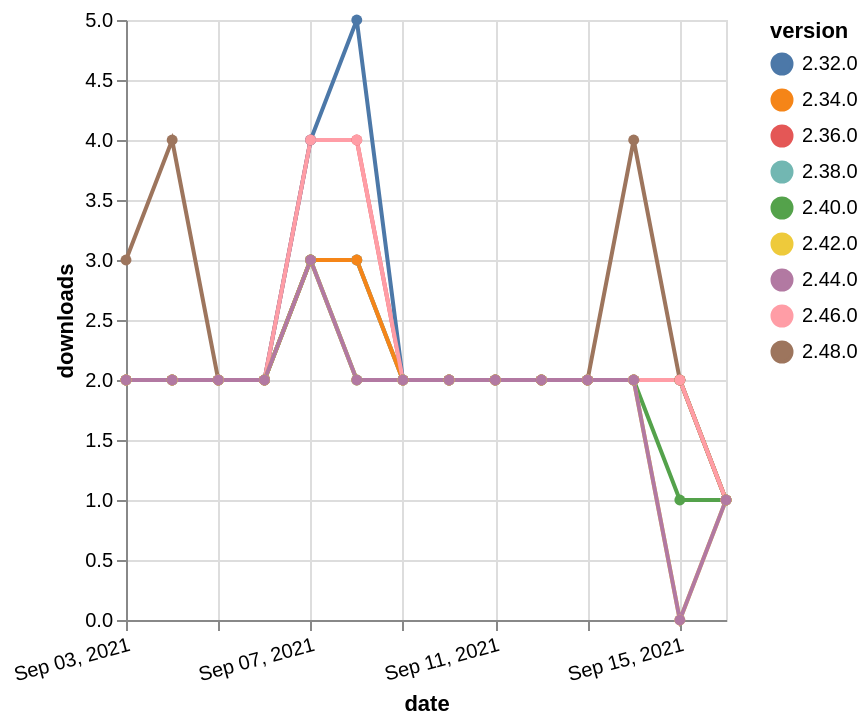

Express this chart as Vega-Lite.
### Vega-Lite specification from a JSON file in a GitHub repository (floating-point values rounded to 4 significant figures)
{"$schema": "https://vega.github.io/schema/vega-lite/v5.json", "description": "A simple bar chart with embedded data.", "data": {"values": [{"date": "2021-09-03", "total": 2684, "delta": 2, "version": "2.36.0"}, {"date": "2021-09-04", "total": 2686, "delta": 2, "version": "2.36.0"}, {"date": "2021-09-05", "total": 2688, "delta": 2, "version": "2.36.0"}, {"date": "2021-09-06", "total": 2690, "delta": 2, "version": "2.36.0"}, {"date": "2021-09-07", "total": 2694, "delta": 4, "version": "2.36.0"}, {"date": "2021-09-08", "total": 2698, "delta": 4, "version": "2.36.0"}, {"date": "2021-09-09", "total": 2700, "delta": 2, "version": "2.36.0"}, {"date": "2021-09-10", "total": 2702, "delta": 2, "version": "2.36.0"}, {"date": "2021-09-11", "total": 2704, "delta": 2, "version": "2.36.0"}, {"date": "2021-09-12", "total": 2706, "delta": 2, "version": "2.36.0"}, {"date": "2021-09-13", "total": 2708, "delta": 2, "version": "2.36.0"}, {"date": "2021-09-14", "total": 2710, "delta": 2, "version": "2.36.0"}, {"date": "2021-09-15", "total": 2712, "delta": 2, "version": "2.36.0"}, {"date": "2021-09-16", "total": 2713, "delta": 1, "version": "2.36.0"}, {"date": "2021-09-03", "total": 245, "delta": 3, "version": "2.48.0"}, {"date": "2021-09-04", "total": 249, "delta": 4, "version": "2.48.0"}, {"date": "2021-09-05", "total": 251, "delta": 2, "version": "2.48.0"}, {"date": "2021-09-06", "total": 253, "delta": 2, "version": "2.48.0"}, {"date": "2021-09-07", "total": 256, "delta": 3, "version": "2.48.0"}, {"date": "2021-09-08", "total": 259, "delta": 3, "version": "2.48.0"}, {"date": "2021-09-09", "total": 261, "delta": 2, "version": "2.48.0"}, {"date": "2021-09-10", "total": 263, "delta": 2, "version": "2.48.0"}, {"date": "2021-09-11", "total": 265, "delta": 2, "version": "2.48.0"}, {"date": "2021-09-12", "total": 267, "delta": 2, "version": "2.48.0"}, {"date": "2021-09-13", "total": 269, "delta": 2, "version": "2.48.0"}, {"date": "2021-09-14", "total": 273, "delta": 4, "version": "2.48.0"}, {"date": "2021-09-15", "total": 275, "delta": 2, "version": "2.48.0"}, {"date": "2021-09-16", "total": 276, "delta": 1, "version": "2.48.0"}, {"date": "2021-09-03", "total": 3386, "delta": 2, "version": "2.32.0"}, {"date": "2021-09-04", "total": 3388, "delta": 2, "version": "2.32.0"}, {"date": "2021-09-05", "total": 3390, "delta": 2, "version": "2.32.0"}, {"date": "2021-09-06", "total": 3392, "delta": 2, "version": "2.32.0"}, {"date": "2021-09-07", "total": 3396, "delta": 4, "version": "2.32.0"}, {"date": "2021-09-08", "total": 3401, "delta": 5, "version": "2.32.0"}, {"date": "2021-09-09", "total": 3403, "delta": 2, "version": "2.32.0"}, {"date": "2021-09-10", "total": 3405, "delta": 2, "version": "2.32.0"}, {"date": "2021-09-11", "total": 3407, "delta": 2, "version": "2.32.0"}, {"date": "2021-09-12", "total": 3409, "delta": 2, "version": "2.32.0"}, {"date": "2021-09-13", "total": 3411, "delta": 2, "version": "2.32.0"}, {"date": "2021-09-14", "total": 3413, "delta": 2, "version": "2.32.0"}, {"date": "2021-09-15", "total": 3415, "delta": 2, "version": "2.32.0"}, {"date": "2021-09-16", "total": 3416, "delta": 1, "version": "2.32.0"}, {"date": "2021-09-03", "total": 2091, "delta": 2, "version": "2.38.0"}, {"date": "2021-09-04", "total": 2093, "delta": 2, "version": "2.38.0"}, {"date": "2021-09-05", "total": 2095, "delta": 2, "version": "2.38.0"}, {"date": "2021-09-06", "total": 2097, "delta": 2, "version": "2.38.0"}, {"date": "2021-09-07", "total": 2100, "delta": 3, "version": "2.38.0"}, {"date": "2021-09-08", "total": 2103, "delta": 3, "version": "2.38.0"}, {"date": "2021-09-09", "total": 2105, "delta": 2, "version": "2.38.0"}, {"date": "2021-09-10", "total": 2107, "delta": 2, "version": "2.38.0"}, {"date": "2021-09-11", "total": 2109, "delta": 2, "version": "2.38.0"}, {"date": "2021-09-12", "total": 2111, "delta": 2, "version": "2.38.0"}, {"date": "2021-09-13", "total": 2113, "delta": 2, "version": "2.38.0"}, {"date": "2021-09-14", "total": 2115, "delta": 2, "version": "2.38.0"}, {"date": "2021-09-15", "total": 2117, "delta": 2, "version": "2.38.0"}, {"date": "2021-09-16", "total": 2118, "delta": 1, "version": "2.38.0"}, {"date": "2021-09-03", "total": 2748, "delta": 2, "version": "2.34.0"}, {"date": "2021-09-04", "total": 2750, "delta": 2, "version": "2.34.0"}, {"date": "2021-09-05", "total": 2752, "delta": 2, "version": "2.34.0"}, {"date": "2021-09-06", "total": 2754, "delta": 2, "version": "2.34.0"}, {"date": "2021-09-07", "total": 2757, "delta": 3, "version": "2.34.0"}, {"date": "2021-09-08", "total": 2760, "delta": 3, "version": "2.34.0"}, {"date": "2021-09-09", "total": 2762, "delta": 2, "version": "2.34.0"}, {"date": "2021-09-10", "total": 2764, "delta": 2, "version": "2.34.0"}, {"date": "2021-09-11", "total": 2766, "delta": 2, "version": "2.34.0"}, {"date": "2021-09-12", "total": 2768, "delta": 2, "version": "2.34.0"}, {"date": "2021-09-13", "total": 2770, "delta": 2, "version": "2.34.0"}, {"date": "2021-09-14", "total": 2772, "delta": 2, "version": "2.34.0"}, {"date": "2021-09-15", "total": 2774, "delta": 2, "version": "2.34.0"}, {"date": "2021-09-16", "total": 2775, "delta": 1, "version": "2.34.0"}, {"date": "2021-09-03", "total": 1672, "delta": 2, "version": "2.40.0"}, {"date": "2021-09-04", "total": 1674, "delta": 2, "version": "2.40.0"}, {"date": "2021-09-05", "total": 1676, "delta": 2, "version": "2.40.0"}, {"date": "2021-09-06", "total": 1678, "delta": 2, "version": "2.40.0"}, {"date": "2021-09-07", "total": 1681, "delta": 3, "version": "2.40.0"}, {"date": "2021-09-08", "total": 1683, "delta": 2, "version": "2.40.0"}, {"date": "2021-09-09", "total": 1685, "delta": 2, "version": "2.40.0"}, {"date": "2021-09-10", "total": 1687, "delta": 2, "version": "2.40.0"}, {"date": "2021-09-11", "total": 1689, "delta": 2, "version": "2.40.0"}, {"date": "2021-09-12", "total": 1691, "delta": 2, "version": "2.40.0"}, {"date": "2021-09-13", "total": 1693, "delta": 2, "version": "2.40.0"}, {"date": "2021-09-14", "total": 1695, "delta": 2, "version": "2.40.0"}, {"date": "2021-09-15", "total": 1696, "delta": 1, "version": "2.40.0"}, {"date": "2021-09-16", "total": 1697, "delta": 1, "version": "2.40.0"}, {"date": "2021-09-03", "total": 744, "delta": 2, "version": "2.46.0"}, {"date": "2021-09-04", "total": 746, "delta": 2, "version": "2.46.0"}, {"date": "2021-09-05", "total": 748, "delta": 2, "version": "2.46.0"}, {"date": "2021-09-06", "total": 750, "delta": 2, "version": "2.46.0"}, {"date": "2021-09-07", "total": 754, "delta": 4, "version": "2.46.0"}, {"date": "2021-09-08", "total": 758, "delta": 4, "version": "2.46.0"}, {"date": "2021-09-09", "total": 760, "delta": 2, "version": "2.46.0"}, {"date": "2021-09-10", "total": 762, "delta": 2, "version": "2.46.0"}, {"date": "2021-09-11", "total": 764, "delta": 2, "version": "2.46.0"}, {"date": "2021-09-12", "total": 766, "delta": 2, "version": "2.46.0"}, {"date": "2021-09-13", "total": 768, "delta": 2, "version": "2.46.0"}, {"date": "2021-09-14", "total": 770, "delta": 2, "version": "2.46.0"}, {"date": "2021-09-15", "total": 772, "delta": 2, "version": "2.46.0"}, {"date": "2021-09-16", "total": 773, "delta": 1, "version": "2.46.0"}, {"date": "2021-09-03", "total": 1490, "delta": 2, "version": "2.42.0"}, {"date": "2021-09-04", "total": 1492, "delta": 2, "version": "2.42.0"}, {"date": "2021-09-05", "total": 1494, "delta": 2, "version": "2.42.0"}, {"date": "2021-09-06", "total": 1496, "delta": 2, "version": "2.42.0"}, {"date": "2021-09-07", "total": 1499, "delta": 3, "version": "2.42.0"}, {"date": "2021-09-08", "total": 1501, "delta": 2, "version": "2.42.0"}, {"date": "2021-09-09", "total": 1503, "delta": 2, "version": "2.42.0"}, {"date": "2021-09-10", "total": 1505, "delta": 2, "version": "2.42.0"}, {"date": "2021-09-11", "total": 1507, "delta": 2, "version": "2.42.0"}, {"date": "2021-09-12", "total": 1509, "delta": 2, "version": "2.42.0"}, {"date": "2021-09-13", "total": 1511, "delta": 2, "version": "2.42.0"}, {"date": "2021-09-14", "total": 1513, "delta": 2, "version": "2.42.0"}, {"date": "2021-09-15", "total": 1513, "delta": 0, "version": "2.42.0"}, {"date": "2021-09-16", "total": 1514, "delta": 1, "version": "2.42.0"}, {"date": "2021-09-03", "total": 1029, "delta": 2, "version": "2.44.0"}, {"date": "2021-09-04", "total": 1031, "delta": 2, "version": "2.44.0"}, {"date": "2021-09-05", "total": 1033, "delta": 2, "version": "2.44.0"}, {"date": "2021-09-06", "total": 1035, "delta": 2, "version": "2.44.0"}, {"date": "2021-09-07", "total": 1038, "delta": 3, "version": "2.44.0"}, {"date": "2021-09-08", "total": 1040, "delta": 2, "version": "2.44.0"}, {"date": "2021-09-09", "total": 1042, "delta": 2, "version": "2.44.0"}, {"date": "2021-09-10", "total": 1044, "delta": 2, "version": "2.44.0"}, {"date": "2021-09-11", "total": 1046, "delta": 2, "version": "2.44.0"}, {"date": "2021-09-12", "total": 1048, "delta": 2, "version": "2.44.0"}, {"date": "2021-09-13", "total": 1050, "delta": 2, "version": "2.44.0"}, {"date": "2021-09-14", "total": 1052, "delta": 2, "version": "2.44.0"}, {"date": "2021-09-15", "total": 1052, "delta": 0, "version": "2.44.0"}, {"date": "2021-09-16", "total": 1053, "delta": 1, "version": "2.44.0"}]}, "width": "container", "mark": {"type": "line", "point": {"filled": true}}, "encoding": {"x": {"field": "date", "type": "temporal", "timeUnit": "yearmonthdate", "title": "date", "axis": {"labelAngle": -15}}, "y": {"field": "delta", "type": "quantitative", "title": "downloads"}, "color": {"field": "version", "type": "nominal"}, "tooltip": {"field": "delta"}}}
